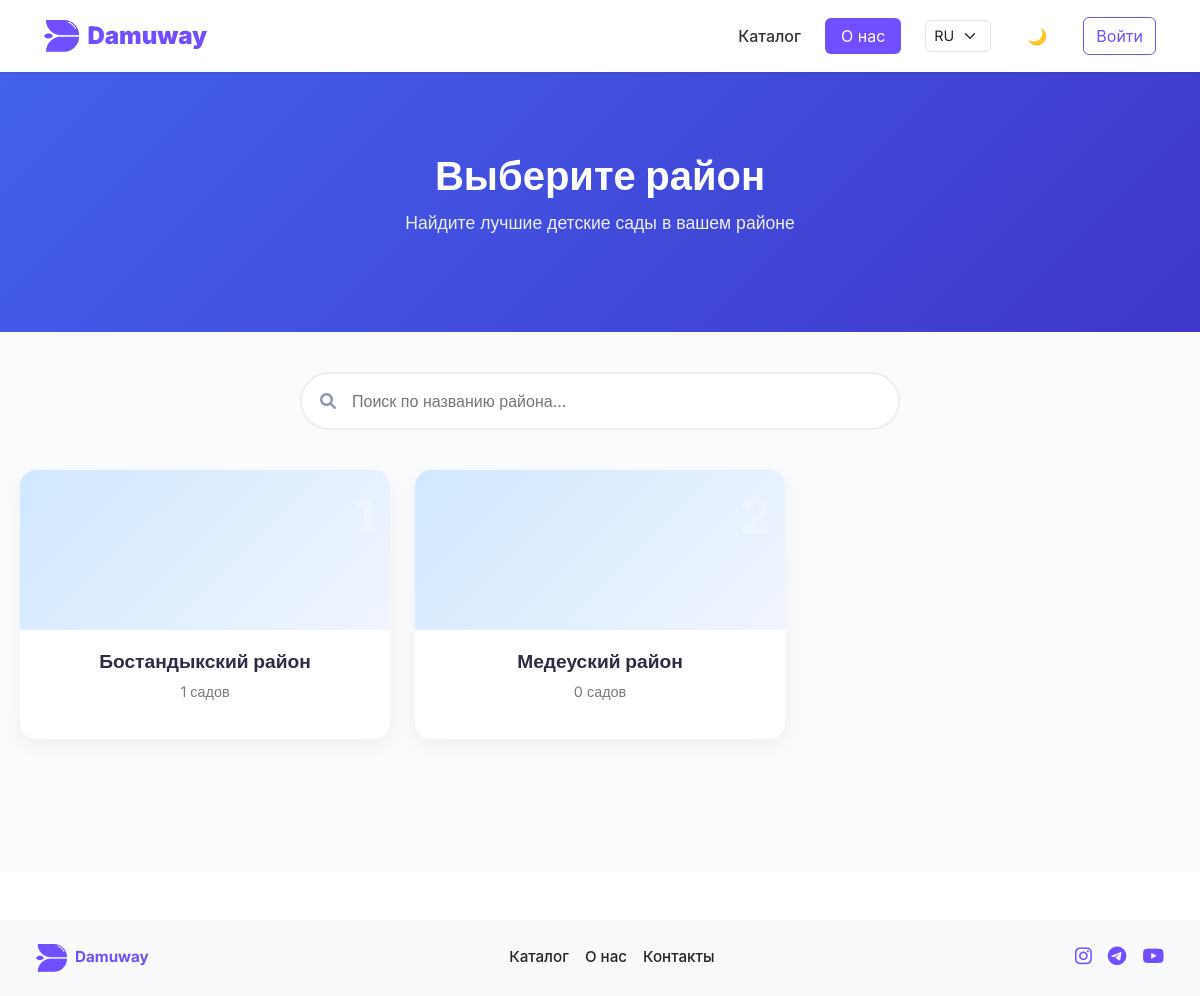
/ru/kindergarten/, run on an earlier commit of the app's database.
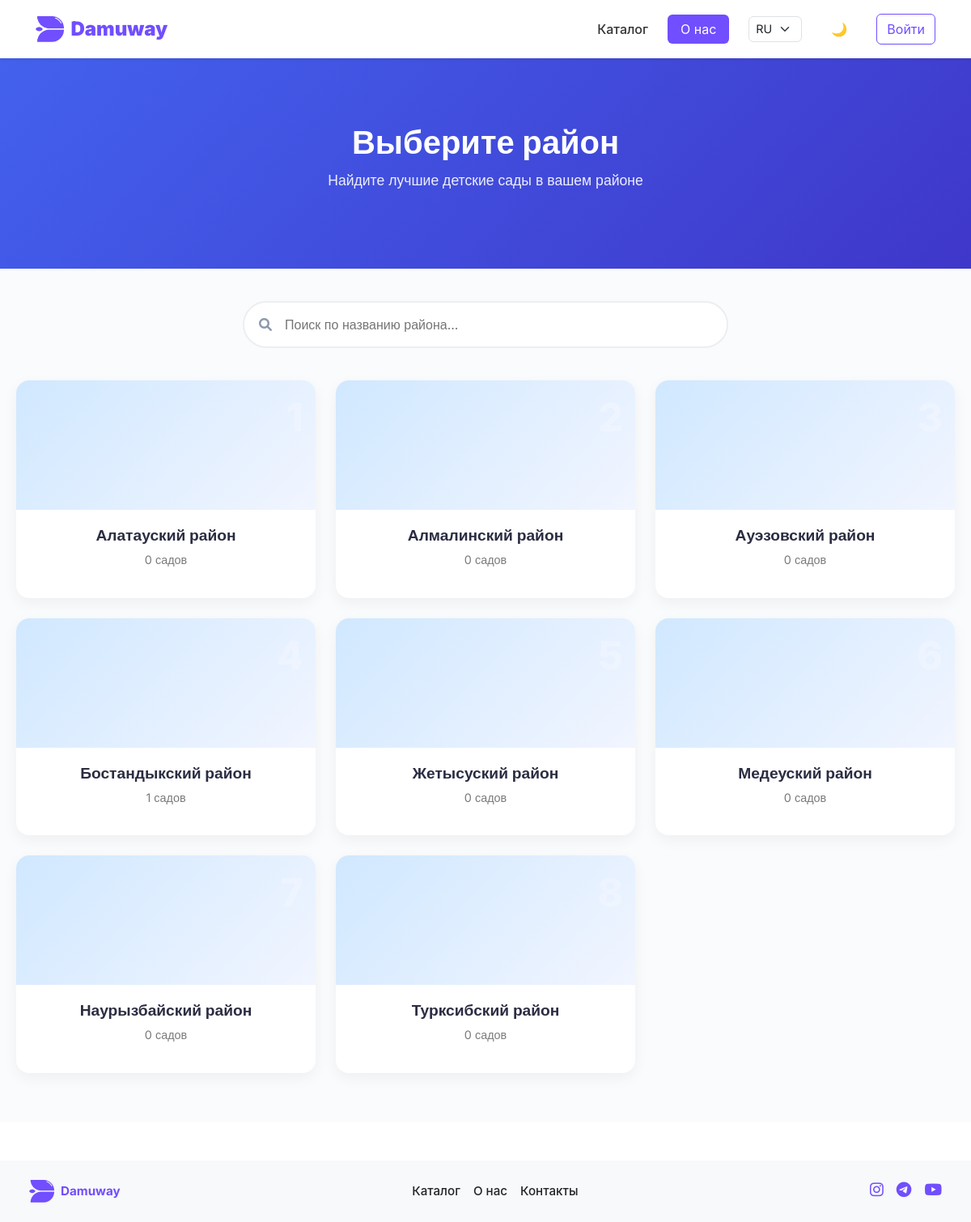
And on a later commit of the database.
### apps/school/models.py (models this page shows, shortened)
class District(models.Model):
    name = models.CharField(max_length=100)

### apps/kindergarten/views.py (the view)
# urls.py: path('', views.district_list, name='kindergarten_district_list'),
def district_list(request):
    districts = District.objects.all().order_by('name')
    context = {
        'districts': districts,
        'google_maps_api_key': settings.GOOGLE_MAPS_API_KEY,
    }
    return render(request, 'kindergarten/district_list.html', context)

### templates/kindergarten/district_list.html (shortened to what this page needs)
{% extends 'base.html' %}
{% load static %}
{% block extra_css %}
<link rel="stylesheet" href="{% static 'css/school/district_list.css' %}">
<link rel="stylesheet" href="https://cdnjs.cloudflare.com/ajax/libs/font-awesome/6.0.0/css/all.min.css">
{% endblock %}
{% block content %}
<div class="districts-page">
    <div class="district-hero">
        <div class="container">
            <h1>Выберите район</h1>
            <p>Найдите лучшие детские сады в вашем районе</p>
        </div>
    </div>
    <div class="container">
        <div class="search-box">
            <i class="fas fa-search"></i>
            <input type="text" id="district-search" placeholder="Поиск по названию района...">
        </div>
        <div class="districts-grid">
            {% for district in districts %}
            <a href="{% url 'kindergarten_list' district.id %}" class="district-card" data-name="{{ district.name|lower }}">
                <div class="card-header soft-bg">
                    <div class="district-number">{{ forloop.counter }}</div>
                </div>
                <div class="card-content">
                    <h3>{{ district.name }} район</h3>
                    <p>{{ district.kindergarten_set.count }} садов</p>
                </div>
            </a>
            {% empty %}
            <div class="no-districts">
                <p>Нет доступных районов</p>
            </div>
            {% endfor %}
        </div>
    </div>
</div>
{% endblock %}

What changed in the data, as far as the page shows it:
added District: name "Алатауский", kindergarten_set.count "0"
added District: name "Алмалинский", kindergarten_set.count "0"
added District: name "Ауэзовский", kindergarten_set.count "0"
added District: name "Жетысуский", kindergarten_set.count "0"
added District: name "Наурызбайский", kindergarten_set.count "0"
added District: name "Турксибский", kindergarten_set.count "0"
